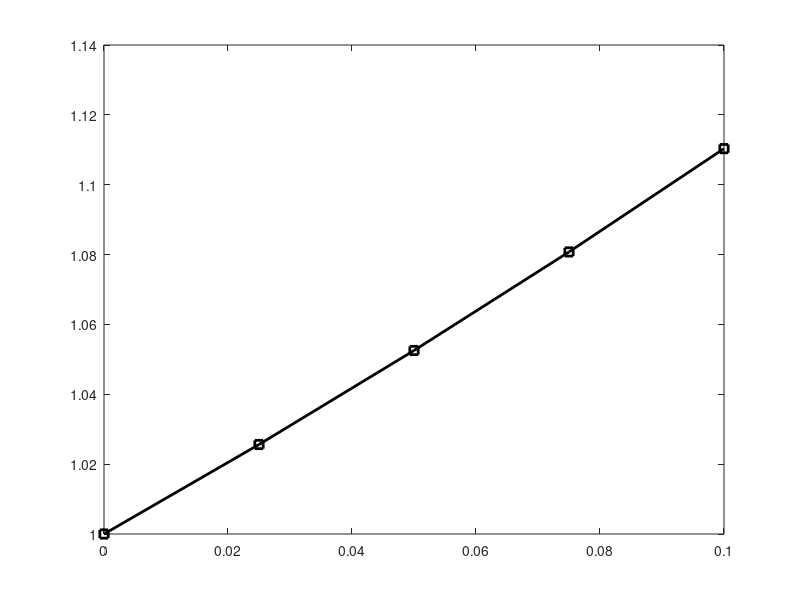

Write MATLAB code to recreate this figure. (Note: this script raises an error after producing the figure.)
clear all; clc; close all;

f = @(x, y) x+y;

a = 0;
b = 0.1;
dx = 0.025;
n = (b - a) / dx;
h = (b-a) / n;

x_storage = zeros(n+1, 1);
y_storage = zeros(n+1, 1);

x_storage(1) = a;
y_storage(1) = 1;

fprintf('------------------------------------------------------------------\n');
fprintf('i \t xi\t\t yi \t k1 \t k2 \t k3 \t k4 \t yi+1\n');
fprintf('------------------------------------------------------------------\n')

for i = 0:n-1
    idx = i + 1;

    xi = x_storage(idx);
    yi = y_storage(idx);

    k1 = h * f(xi, yi);
    k2 = h * f(xi + 0.5 * h, yi + 0.5 * k1);
    k3 = h * f(xi + 0.5 * h, yi + 0.5 * k2);
    k4 = h * f(xi + h, yi + k1);
    yi_plus_1 = yi + (k1 + 2 * k2 + 2 * k3 + k4)/6;

    xi_next = a + (i+1) * h;

    x_storage(idx+1) = xi_next;
    y_storage(idx+1) = yi_plus_1;

    fprintf('%d \t %.3f\t %.3f \t %.3f \t %.3f \t %.3f \t %.3f \t %.5f\n', i, xi, yi, k1, k2, k3, k4, yi_plus_1);
end
fprintf('------------------------------------------------------------------\n')

fprintf('Nilai y(0,1) dengan metode RK4 adalah: %.5f\n', y_storage(end));

figure;
plot(x_storage, y_storage, '-s', 'LineWidth', 2, 'MarkerSize', 6, 'Color', 'k');
title(["Grafik Metode RK4 dx/dy = x + y"], ["Feby Syarief A-0087-Ose C"]);
xlabel("x");
ylabel("yi + 1");
grid on;
